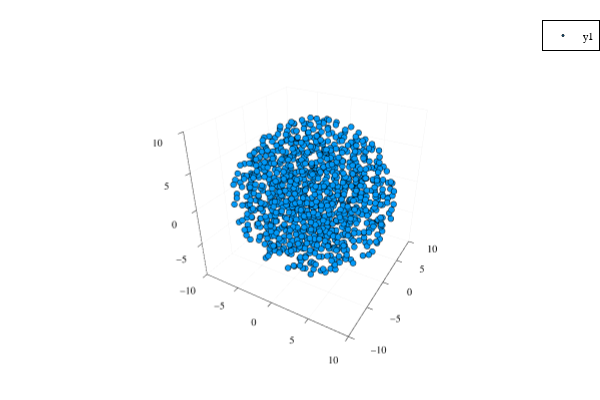

Notebook source saved alongside this figure:
### Code cell
limits = (-10, 10)
scatter(
    pos[1, :], pos[2, :], pos[3, :],
    xlims=limits, ylims=limits,zlims=limits,
    markersize=1
)

### Figure 1 — Plotly figure (JSON) as saved in the notebook; plotly's stock layout.template omitted (floating-point values rounded to 4 significant figures; data arrays with more than 128 entries replaced by an {"elided": "..."} marker saying what was removed)
{"data": [{"colorbar": {"title": ""}, "legendgroup": "y1", "marker": {"color": "rgba(0, 154, 250, 1.000)", "line": {"color": "rgba(0, 0, 0, 1.000)", "width": 1}, "size": 2, "symbol": "circle"}, "mode": "markers", "name": "y1", "scene": "scene", "showlegend": true, "type": "scatter3d", "x": {"elided": "1000 float values"}, "xaxis": "x", "y": {"elided": "1000 float values"}, "yaxis": "y", "z": {"elided": "1000 float values"}, "zaxis": "z", "zmax": null, "zmin": null}], "layout": {"annotations": [], "height": 400, "legend": {"bgcolor": "rgba(255, 255, 255, 1.000)", "bordercolor": "rgba(0, 0, 0, 1.000)", "borderwidth": 1, "font": {"color": "rgba(0, 0, 0, 1.000)", "family": "sans-serif", "size": 11}, "title": {"font": {"color": "rgba(0, 0, 0, 1.000)", "family": "sans-serif", "size": 15}, "text": ""}, "tracegroupgap": 0, "traceorder": "normal", "x": 1, "xanchor": "auto", "y": 1, "yanchor": "auto"}, "margin": {"b": 20, "l": 0, "r": 0, "t": 20}, "paper_bgcolor": "rgba(255, 255, 255, 1.000)", "plot_bgcolor": "rgba(255, 255, 255, 1.000)", "scene": {"camera": {"eye": {"x": 1.126, "y": -1.95, "z": 1.3}}, "domain": {"x": [0.05101, 0.9934], "y": [0.03762, 0.9902]}, "xaxis": {"gridcolor": "rgba(0, 0, 0, 0.100)", "gridwidth": 0.5, "linecolor": "rgba(0, 0, 0, 1.000)", "mirror": false, "range": [-10, 10], "showgrid": true, "showline": true, "showticklabels": true, "tickangle": 0, "tickcolor": "rgb(0, 0, 0)", "tickfont": {"color": "rgba(0, 0, 0, 1.000)", "family": "sans-serif", "size": 11}, "tickmode": "array", "ticks": "inside", "ticktext": ["−10", "−5", "0", "5", "10"], "tickvals": [-10, -5, 0, 5, 10], "title": "", "titlefont": {"color": "rgba(0, 0, 0, 1.000)", "family": "sans-serif", "size": 15}, "type": "-", "visible": true, "zeroline": false, "zerolinecolor": "rgba(0, 0, 0, 1.000)"}, "yaxis": {"gridcolor": "rgba(0, 0, 0, 0.100)", "gridwidth": 0.5, "linecolor": "rgba(0, 0, 0, 1.000)", "mirror": false, "range": [-10, 10], "showgrid": true, "showline": true, "showticklabels": true, "tickangle": 0, "tickcolor": "rgb(0, 0, 0)", "tickfont": {"color": "rgba(0, 0, 0, 1.000)", "family": "sans-serif", "size": 11}, "tickmode": "array", "ticks": "inside", "ticktext": ["−10", "−5", "0", "5", "10"], "tickvals": [-10, -5, 0, 5, 10], "title": "", "titlefont": {"color": "rgba(0, 0, 0, 1.000)", "family": "sans-serif", "size": 15}, "type": "-", "visible": true, "zeroline": false, "zerolinecolor": "rgba(0, 0, 0, 1.000)"}, "zaxis": {"gridcolor": "rgba(0, 0, 0, 0.100)", "gridwidth": 0.5, "linecolor": "rgba(0, 0, 0, 1.000)", "mirror": false, "range": [-10, 10], "showgrid": true, "showline": true, "showticklabels": true, "tickangle": 0, "tickcolor": "rgb(0, 0, 0)", "tickfont": {"color": "rgba(0, 0, 0, 1.000)", "family": "sans-serif", "size": 11}, "tickmode": "array", "ticks": "inside", "ticktext": ["−10", "−5", "0", "5", "10"], "tickvals": [-10, -5, 0, 5, 10], "title": "", "titlefont": {"color": "rgba(0, 0, 0, 1.000)", "family": "sans-serif", "size": 15}, "type": "-", "visible": true, "zeroline": false, "zerolinecolor": "rgba(0, 0, 0, 1.000)"}}, "showlegend": true, "width": 600}}
